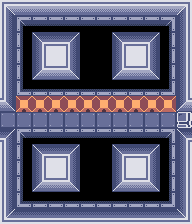

The image is a tile-based game level rendered from a .tmx file. Its description and complete source (layers, tilesets, objects, tile grids) follow:
An orthogonal 12x14 tile map with 16x16 px tiles, 1 tile layer (Tile Layer 1).

<map version="1.2" tiledversion="1.2.4" orientation="orthogonal" renderorder="right-down" width="12" height="14" tilewidth="16" tileheight="16" infinite="0" nextlayerid="2" nextobjectid="1">
 <tileset firstgid="1" name="tiles" tilewidth="16" tileheight="16" tilecount="104" columns="8">
  <image source="tiles.png" width="128" height="208" />
 </tileset>
 <layer id="1" name="Tile Layer 1" width="12" height="14">
  <data encoding="csv">
84,98,98,98,98,98,98,98,98,98,98,85,
91,86,87,87,87,87,87,87,87,87,88,89,
91,94,81,82,83,95,95,81,82,83,96,89,
91,94,89,90,91,95,95,89,90,91,96,89,
91,94,97,98,99,95,95,97,98,99,96,89,
91,102,103,103,103,103,103,103,103,103,104,89,
99,11,11,11,11,11,11,11,11,11,2,97,
1,1,1,1,1,1,1,1,1,1,1,16,
83,86,87,87,87,87,87,87,87,87,88,81,
91,94,81,82,83,95,95,81,82,83,96,89,
91,94,89,90,91,95,95,89,90,91,96,89,
91,94,97,98,99,95,95,97,98,99,96,89,
91,102,103,103,103,103,103,103,103,103,104,89,
92,82,82,82,82,82,82,82,82,82,82,93
</data>
 </layer>
</map>
